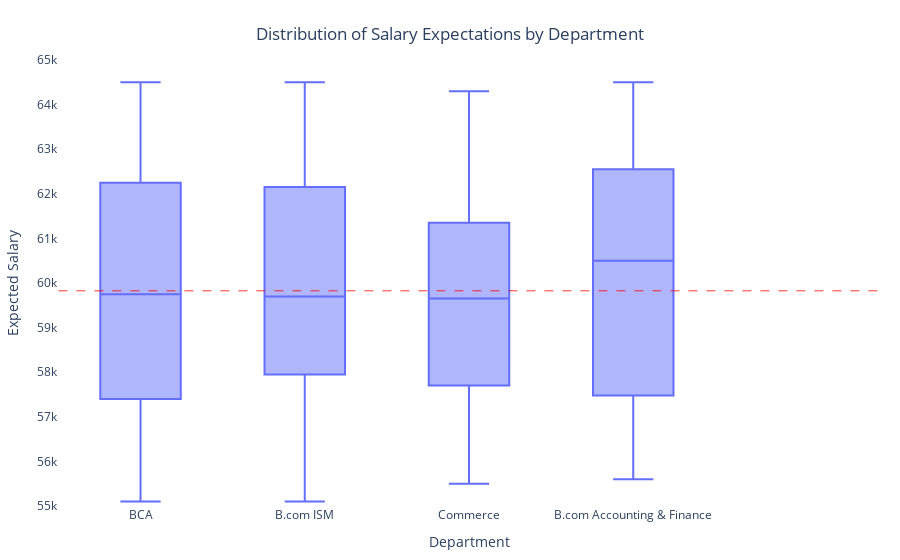

Source (notebook cell):
### Markdown cell above
> **Notes:**
> Outlier suppressed in visual and median line calculation.  However, it was not suppressed in the dataset

### Code cell
# Salary Expectations Box Plot
fig = px.box(
    df, 
    x='department', 
    y='salary_expected',
    title='Distribution of Salary Expectations by Department',
    labels={'salary_expected': 'Salary Expected', 'department': 'Department'}
)

# Calculate the overall mean, excluding values over 70,000
overall_mean = df[df['salary_expected'] <= 70000]['salary_expected'].mean()

# Update layout for better readability
fig.update_layout(
    xaxis_title='Department',
    yaxis_title='Expected Salary',
    margin=dict(l=20, r=20, t=60, b=20),
    yaxis=dict(range=[55000, 65000]),  # Set y-axis limits,
    title={
        'text': 'Distribution of Salary Expectations by Department',
        'y':0.95,
        'x':0.5,
        'xanchor': 'center',
        'yanchor': 'top'
    },
    paper_bgcolor='rgba(0,0,0,0)',
    plot_bgcolor='rgba(0,0,0,0)'
)
# Add a line for the overall mean
fig.add_shape(
    type='line',
    y0=overall_mean,
    y1=overall_mean,
    x0=-0.5,
    x1=4.5,
    line=dict(
        color='red',
        width=0.8,
        dash='dash'
    )
)
# Show the plot
fig.write_html('../dashboard/plotly_html/q1_salary.html')
fig.show()

### Figure 1 — Plotly figure (JSON) as saved in the notebook; plotly's stock layout.template omitted (floating-point values rounded to 4 significant figures; data arrays with more than 128 entries replaced by an {"elided": "..."} marker saying what was removed)
{"data": [{"alignmentgroup": "True", "hovertemplate": "Department=%{x}<br>Salary Expected=%{y}<extra></extra>", "legendgroup": "", "marker": {"color": "#636efa"}, "name": "", "notched": false, "offsetgroup": "", "orientation": "v", "showlegend": false, "type": "box", "x": {"elided": "235 str values"}, "x0": " ", "xaxis": "x", "y": {"elided": "235 int values"}, "y0": " ", "yaxis": "y"}], "layout": {"boxmode": "group", "legend": {"tracegroupgap": 0}, "margin": {"b": 20, "l": 20, "r": 20, "t": 60}, "paper_bgcolor": "rgba(0,0,0,0)", "plot_bgcolor": "rgba(0,0,0,0)", "shapes": [{"line": {"color": "red", "dash": "dash", "width": 0.8}, "type": "line", "x0": -0.5, "x1": 4.5, "y0": 59820.0, "y1": 59820.0}], "title": {"text": "Distribution of Salary Expectations by Department", "x": 0.5, "xanchor": "center", "y": 0.95, "yanchor": "top"}, "xaxis": {"anchor": "y", "domain": [0, 1], "title": {"text": "Department"}}, "yaxis": {"anchor": "x", "domain": [0, 1], "range": [55000, 65000], "title": {"text": "Expected Salary"}}}}
